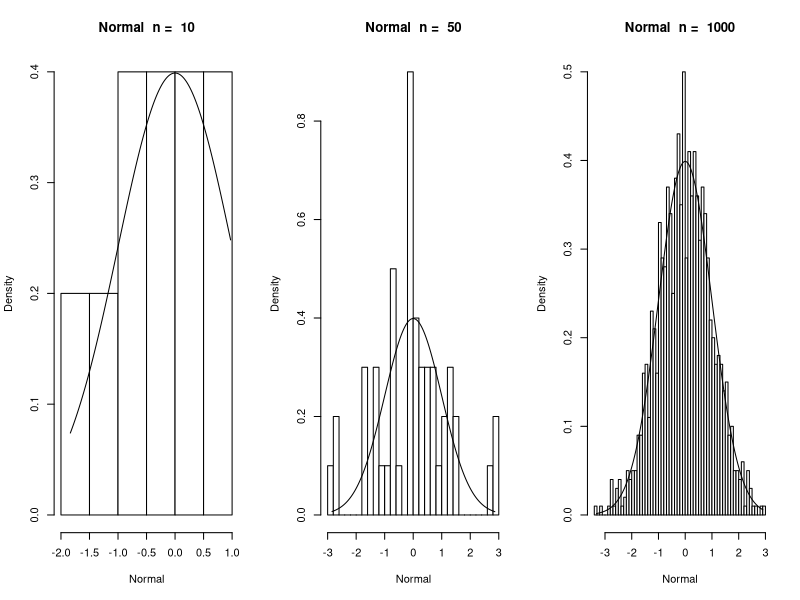
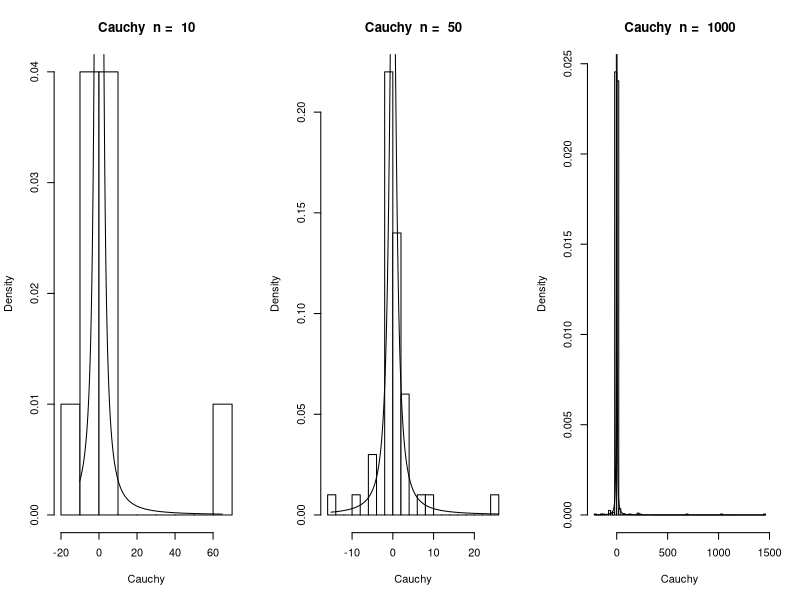
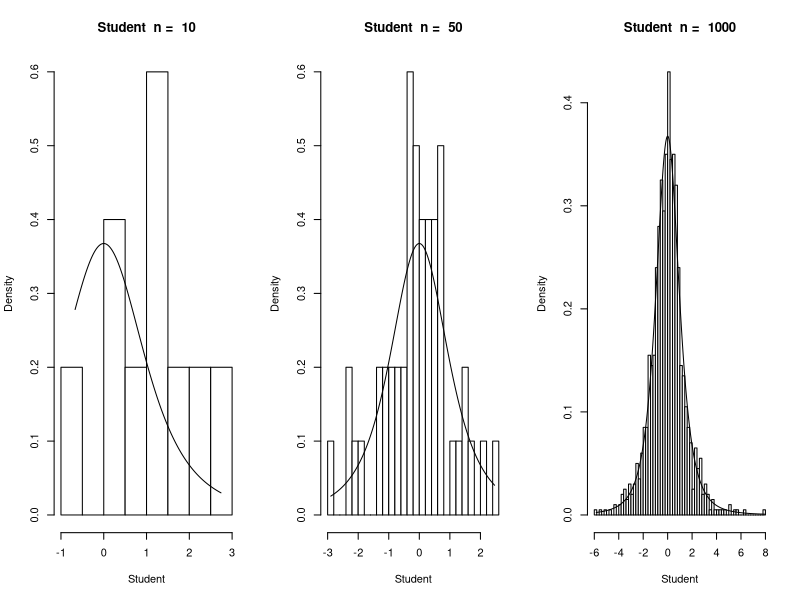
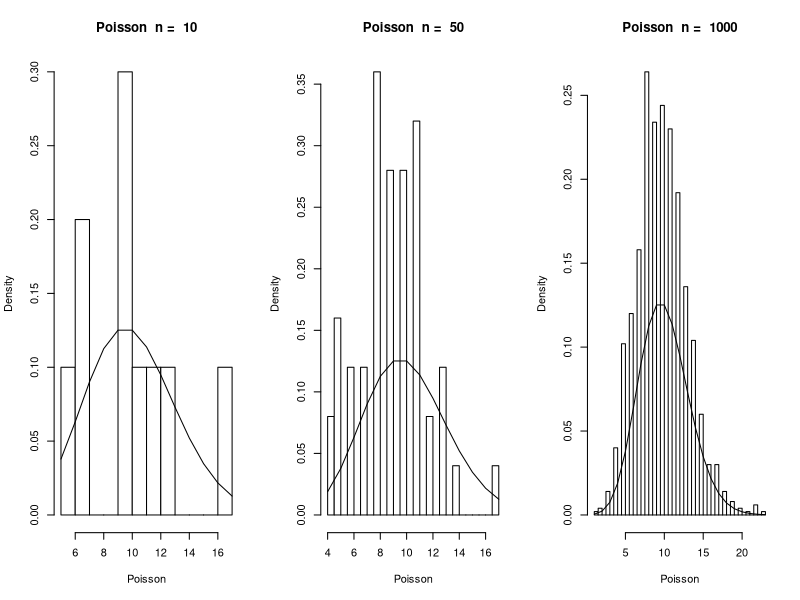
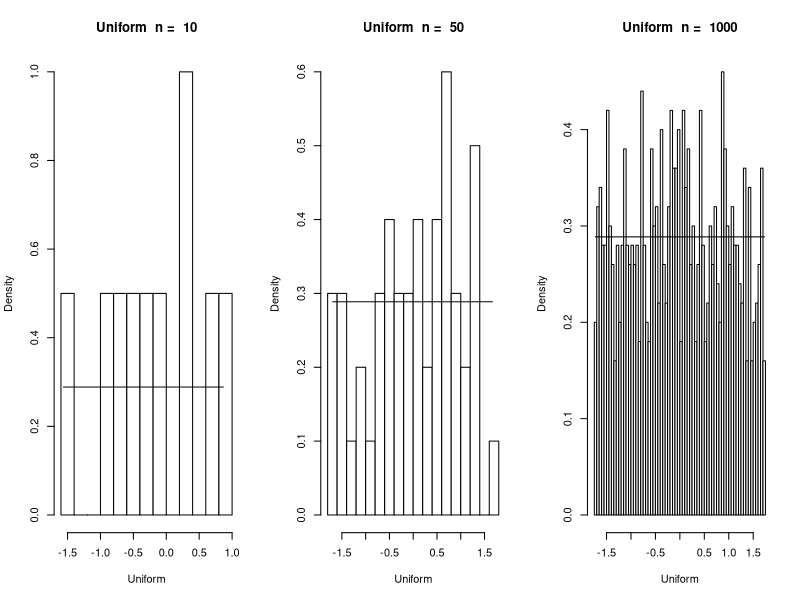

Source code (R) for these figures, in order:
data = list(
    data.frame(
        N = rnorm(10),
        C = rcauchy(10),
        t = rt(10, 3, 0),
        P = rpois(10, 10),
        U = runif(10, -sqrt(3), sqrt(3))
        ),
    data.frame(
        N = rnorm(50),
        C = rcauchy(50),
        t = rt(50, 3, 0),
        P = rpois(50, 10),
        U = runif(50, -sqrt(3), sqrt(3))
        ),
    data.frame(
        N = rnorm(1000),
        C = rcauchy(1000),
        t = rt(1000, 3, 0),
        P = rpois(1000, 10),
        U = runif(1000, -sqrt(3), sqrt(3))
        )
)

images = c(
    "Lab1/images/hist/normal.png",
    "Lab1/images/hist/cauchy.png",
    "Lab1/images/hist/student.png",
    "Lab1/images/hist/poisson.png",
    "Lab1/images/hist/uniform.png"
)

dfuncs = list(
    dnorm,
    dcauchy,
    {function (x) dt(x, 3, 0)},
    {function (x) dpois(x, 10)},
    {function (x) dunif(x, -sqrt(3), sqrt(3))}
)

names = c("Normal", "Cauchy", "Student", "Poisson", "Uniform")
sizes = c(10, 50, 1000)

steps = c(0.01, 0.01, 0.01, 1, 0.01)

for (i in 1:5) {
    png(images[i], width=1200, height=400)
    par(mfrow = c(1, 3))
    for (j in 1:3) {
        breaks = (log(sizes[j]) + 1)**2
        arr <- data[[j]][ ,i]
        x <- seq(min(arr), max(arr), steps[i])
        hist(arr, col="white", breaks=breaks, freq=F, main=paste(names[i], " n = ", sizes[j]), xlab=names[i])
        lines(x, dfuncs[[i]](x))
    }
    dev.off()
}